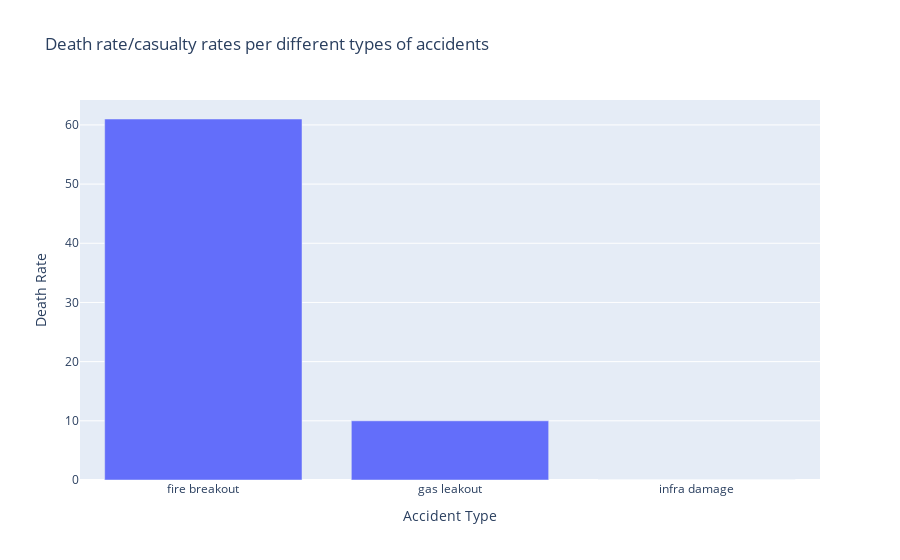

Source (notebook cell):
### Code cell
fig = go.Figure(data=[
    go.Bar(name='DeathRate', x=df2['AccidentType'], y=df2['DeathRate'])
])
fig.update_xaxes(title_text="Accident Type")
fig.update_yaxes(title_text="Death Rate")

fig.update_layout(title = 'Death rate/casualty rates per different types of accidents',barmode='group')
fig.show()

### Figure 1 — Plotly figure (JSON) as saved in the notebook; plotly's stock layout.template omitted (floating-point values rounded to 4 significant figures)
{"data": [{"name": "DeathRate", "type": "bar", "x": ["fire breakout", "gas leakout", "infra damage"], "y": [61, 10, 0]}], "layout": {"barmode": "group", "title": {"text": "Death rate/casualty rates per different types of accidents"}, "xaxis": {"title": {"text": "Accident Type"}}, "yaxis": {"title": {"text": "Death Rate"}}}}
